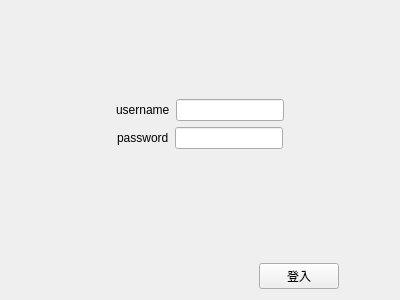
<?xml version="1.0" encoding="UTF-8"?>
<ui version="4.0">
 <class>LogInForm</class>
 <widget class="QWidget" name="LogInForm">
  <property name="geometry">
   <rect>
    <x>0</x>
    <y>0</y>
    <width>400</width>
    <height>300</height>
   </rect>
  </property>
  <property name="windowTitle">
   <string>Form</string>
  </property>
  <layout class="QVBoxLayout" name="verticalLayout">
   <item>
    <spacer name="verticalSpacer">
     <property name="orientation">
      <enum>Qt::Vertical</enum>
     </property>
     <property name="sizeHint" stdset="0">
      <size>
       <width>20</width>
       <height>40</height>
      </size>
     </property>
    </spacer>
   </item>
   <item>
    <layout class="QHBoxLayout" name="horizontalLayout">
     <item>
      <spacer name="horizontalSpacer_3">
       <property name="orientation">
        <enum>Qt::Horizontal</enum>
       </property>
       <property name="sizeHint" stdset="0">
        <size>
         <width>40</width>
         <height>20</height>
        </size>
       </property>
      </spacer>
     </item>
     <item>
      <widget class="QLabel" name="label">
       <property name="text">
        <string>username</string>
       </property>
      </widget>
     </item>
     <item>
      <widget class="QLineEdit" name="lineEdit"/>
     </item>
     <item>
      <spacer name="horizontalSpacer">
       <property name="orientation">
        <enum>Qt::Horizontal</enum>
       </property>
       <property name="sizeHint" stdset="0">
        <size>
         <width>40</width>
         <height>20</height>
        </size>
       </property>
      </spacer>
     </item>
    </layout>
   </item>
   <item>
    <layout class="QHBoxLayout" name="horizontalLayout_2">
     <item>
      <spacer name="horizontalSpacer_4">
       <property name="orientation">
        <enum>Qt::Horizontal</enum>
       </property>
       <property name="sizeHint" stdset="0">
        <size>
         <width>40</width>
         <height>20</height>
        </size>
       </property>
      </spacer>
     </item>
     <item>
      <widget class="QLabel" name="label_2">
       <property name="text">
        <string>password</string>
       </property>
      </widget>
     </item>
     <item>
      <widget class="QLineEdit" name="lineEdit_2">
       <property name="text">
        <string/>
       </property>
       <property name="echoMode">
        <enum>QLineEdit::Password</enum>
       </property>
      </widget>
     </item>
     <item>
      <spacer name="horizontalSpacer_2">
       <property name="orientation">
        <enum>Qt::Horizontal</enum>
       </property>
       <property name="sizeHint" stdset="0">
        <size>
         <width>40</width>
         <height>20</height>
        </size>
       </property>
      </spacer>
     </item>
    </layout>
   </item>
   <item>
    <spacer name="verticalSpacer_2">
     <property name="orientation">
      <enum>Qt::Vertical</enum>
     </property>
     <property name="sizeHint" stdset="0">
      <size>
       <width>20</width>
       <height>40</height>
      </size>
     </property>
    </spacer>
   </item>
   <item>
    <widget class="QLabel" name="label_3">
     <property name="text">
      <string/>
     </property>
    </widget>
   </item>
   <item>
    <layout class="QHBoxLayout" name="horizontalLayout_3" stretch="5,0,1">
     <item>
      <spacer name="horizontalSpacer_5">
       <property name="orientation">
        <enum>Qt::Horizontal</enum>
       </property>
       <property name="sizeHint" stdset="0">
        <size>
         <width>40</width>
         <height>20</height>
        </size>
       </property>
      </spacer>
     </item>
     <item>
      <widget class="QPushButton" name="pushButton">
       <property name="text">
        <string>登入</string>
       </property>
       <property name="shortcut">
        <string>Return</string>
       </property>
      </widget>
     </item>
     <item>
      <spacer name="horizontalSpacer_6">
       <property name="orientation">
        <enum>Qt::Horizontal</enum>
       </property>
       <property name="sizeHint" stdset="0">
        <size>
         <width>40</width>
         <height>20</height>
        </size>
       </property>
      </spacer>
     </item>
    </layout>
   </item>
  </layout>
 </widget>
 <resources/>
 <connections/>
</ui>
